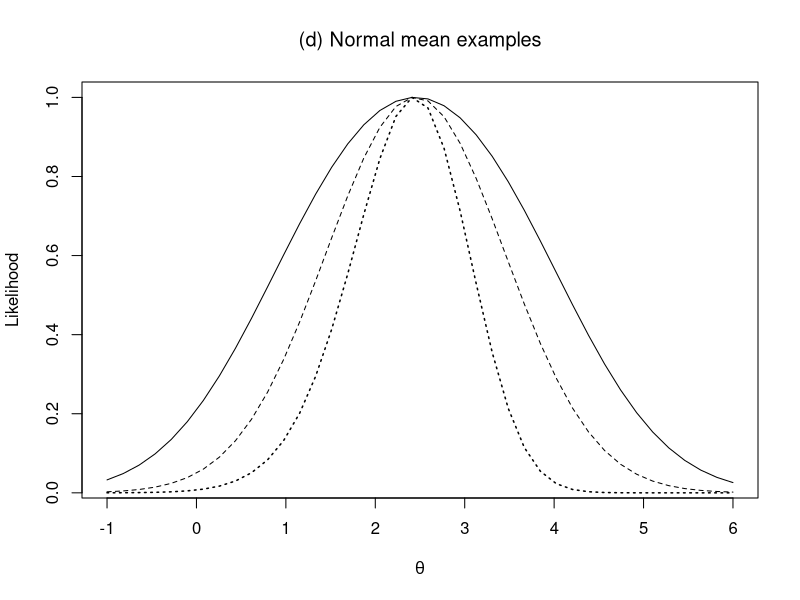

Source code (R):

# Examples 2.4:
# ....................................... Ex 2-4: (d) normal example

theta <- seq(-1,6,len=40)

like <- pnorm(4,theta) - pnorm(0.9,theta)
  like <- like/max(like)
plot(theta,like,type='n',
     xlab=expression(theta),
     ylab='Likelihood')
lines(theta,like)

like <- dnorm(2.45,theta)
  like<- like/max(like)
  lines(theta,like,lty='dashed')

n<- 5
xn<- 3.5
llike <- log(dnorm(xn,mean=theta)) + (n-1)*log(pnorm(xn,mean=theta))
  like <- exp(llike-max(llike))
  lines(theta,like,lty='dotted',lwd=1.5)

title(expression('(d) Normal mean examples'))

